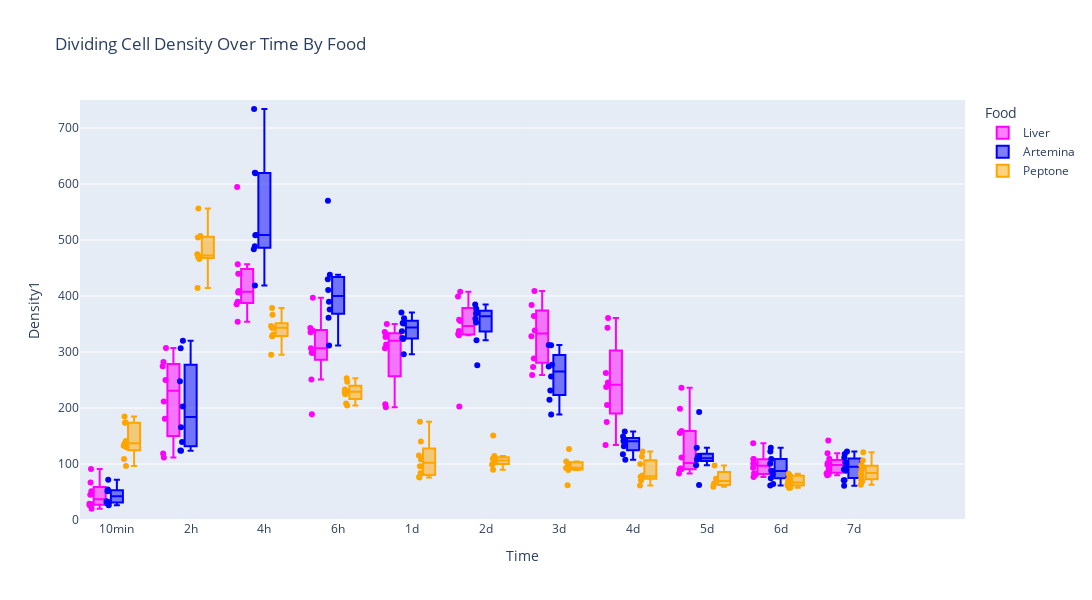

Notebook cell for this chart:
### Markdown cell above
But also finer detail customizations like what order you want things plotted, and what color.

### Code cell
px.box(df, x='Time', y='Density1', points='all', color='Food', range_x=[-0.5,11.5], range_y=[0, 750], width=1200, height=600, title='Dividing Cell Density Over Time By Food', 
       color_discrete_map={'unfed':'black', 'Liver':'magenta', 'Peptone':'orange', 'Artemina':'blue'}, category_orders={'Food':['Liver', 'Artemina', 'Peptone']})

### Figure 1 — Plotly figure (JSON) as saved in the notebook; plotly's stock layout.template omitted (floating-point values rounded to 4 significant figures)
{"data": [{"alignmentgroup": "True", "boxpoints": "all", "hovertemplate": "Food=Liver<br>Time=%{x}<br>Density1=%{y}<extra></extra>", "legendgroup": "Liver", "marker": {"color": "magenta"}, "name": "Liver", "notched": false, "offsetgroup": "Liver", "orientation": "v", "showlegend": true, "type": "box", "x": ["10min", "10min", "10min", "10min", "10min", "10min", "10min", "10min", "2h", "2h", "2h", "2h", "2h", "2h", "2h", "2h", "4h", "4h", "4h", "4h", "4h", "4h", "4h", "4h", "6h", "6h", "6h", "6h", "6h", "6h", "6h", "6h", "6h", "1d", "1d", "1d", "1d", "1d", "1d", "1d", "1d", "2d", "2d", "2d", "2d", "2d", "2d", "2d", "2d", "3d", "3d", "3d", "3d", "3d", "3d", "3d", "3d", "4d", "4d", "4d", "4d", "4d", "4d", "4d", "4d", "5d", "5d", "5d", "5d", "5d", "5d", "5d", "5d", "5d", "5d", "6d", "6d", "6d", "6d", "6d", "6d", "6d", "6d", "6d", "6d", "7d", "7d", "7d", "7d", "7d", "7d", "7d", "7d", "7d", "7d", "7d"], "x0": " ", "xaxis": "x", "y": [28.82, 66.93, 45.3, 51.29, 26.5, 28.0, 90.9, 20.02, 111.5, 180.9, 307.1, 118.8, 274.4, 211.6, 282.3, 250.0, 406.1, 409.1, 353.8, 389.9, 456.8, 594.5, 385.2, 439.8, 250.9, 189.0, 306.6, 298.5, 335.1, 342.9, 298.1, 337.8, 396.9, 201.4, 206.7, 349.8, 335.5, 313.5, 326.7, 306.8, 331.6, 202.8, 332.1, 337.5, 357.8, 330.0, 355.4, 407.5, 399.2, 288.4, 273.1, 328.0, 258.9, 364.2, 338.2, 383.8, 409.0, 133.8, 205.5, 175.1, 262.4, 245.5, 360.5, 343.1, 237.6, 82.91, 155.2, 89.93, 90.79, 158.9, 92.12, 111.8, 91.46, 236.3, 198.5, 101.0, 93.48, 136.9, 108.6, 81.29, 76.99, 108.9, 82.0, 83.65, 99.94, 94.26, 79.89, 83.08, 81.9, 98.4, 101.7, 88.87, 98.61, 141.8, 109.2, 119.1], "y0": " ", "yaxis": "y"}, {"alignmentgroup": "True", "boxpoints": "all", "hovertemplate": "Food=Artemina<br>Time=%{x}<br>Density1=%{y}<extra></extra>", "legendgroup": "Artemina", "marker": {"color": "blue"}, "name": "Artemina", "notched": false, "offsetgroup": "Artemina", "orientation": "v", "showlegend": true, "type": "box", "x": ["10min", "10min", "10min", "10min", "10min", "10min", "10min", "10min", "2h", "2h", "2h", "2h", "2h", "2h", "2h", "2h", "4h", "4h", "4h", "4h", "4h", "4h", "4h", "4h", "6h", "6h", "6h", "6h", "6h", "6h", "6h", "6h", "1d", "1d", "1d", "1d", "1d", "1d", "1d", "1d", "2d", "2d", "2d", "2d", "2d", "2d", "2d", "2d", "3d", "3d", "3d", "3d", "3d", "3d", "3d", "3d", "4d", "4d", "4d", "4d", "4d", "4d", "4d", "4d", "5d", "5d", "5d", "5d", "5d", "5d", "5d", "5d", "5d", "6d", "6d", "6d", "6d", "6d", "6d", "6d", "6d", "6d", "6d", "7d", "7d", "7d", "7d", "7d", "7d", "7d", "7d", "7d", "7d", "7d"], "x0": " ", "xaxis": "x", "y": [51.18, 30.52, 54.46, 31.86, 51.76, 72.04, 26.42, 33.64, 202.5, 319.9, 123.8, 123.9, 247.7, 165.6, 306.7, 139.4, 418.9, 483.5, 488.9, 620.1, 508.6, 619.3, 733.8, 508.9, 311.5, 375.8, 438.1, 569.9, 429.8, 361.1, 410.7, 389.7, 296.1, 323.2, 325.0, 350.8, 351.8, 360.3, 370.7, 336.9, 370.2, 352.6, 377.2, 368.7, 321.0, 276.5, 359.2, 384.9, 312.2, 256.4, 312.4, 277.3, 274.0, 231.3, 188.3, 214.7, 131.7, 117.6, 107.6, 143.2, 149.3, 141.1, 139.8, 158.1, 97.96, 192.8, 113.9, 62.57, 128.8, 109.6, 107.7, 114.8, 110.1, 122.1, 88.13, 64.11, 82.01, 129.0, 100.3, 109.0, 61.39, 86.87, 74.45, 70.84, 122.4, 99.6, 87.83, 90.05, 61.27, 70.77, 94.92, 117.9, 103.3, 111.7], "y0": " ", "yaxis": "y"}, {"alignmentgroup": "True", "boxpoints": "all", "hovertemplate": "Food=Peptone<br>Time=%{x}<br>Density1=%{y}<extra></extra>", "legendgroup": "Peptone", "marker": {"color": "orange"}, "name": "Peptone", "notched": false, "offsetgroup": "Peptone", "orientation": "v", "showlegend": true, "type": "box", "x": ["10min", "10min", "10min", "10min", "10min", "10min", "10min", "10min", "10min", "2h", "2h", "2h", "2h", "2h", "2h", "2h", "2h", "4h", "4h", "4h", "4h", "4h", "4h", "4h", "4h", "4h", "6h", "6h", "6h", "6h", "6h", "6h", "6h", "6h", "1d", "1d", "1d", "1d", "1d", "1d", "1d", "1d", "2d", "2d", "2d", "2d", "2d", "2d", "2d", "2d", "3d", "3d", "3d", "3d", "3d", "3d", "3d", "4d", "4d", "4d", "4d", "4d", "4d", "4d", "4d", "5d", "5d", "5d", "5d", "6d", "6d", "6d", "6d", "6d", "6d", "6d", "6d", "6d", "6d", "7d", "7d", "7d", "7d", "7d", "7d", "7d", "7d", "7d", "7d", "7d"], "x0": " ", "xaxis": "x", "y": [174.3, 140.9, 184.9, 129.8, 132.6, 173.6, 96.55, 109.1, 137.1, 414.1, 466.3, 470.1, 474.6, 507.3, 504.5, 556.0, 469.4, 295.3, 328.0, 343.2, 328.5, 331.2, 378.5, 343.5, 346.5, 366.6, 224.3, 253.2, 204.5, 246.7, 207.8, 232.9, 228.3, 229.5, 75.77, 96.05, 140.0, 108.2, 76.81, 175.3, 115.4, 83.76, 109.5, 108.1, 98.93, 101.5, 151.1, 89.83, 104.6, 114.2, 89.33, 104.4, 93.0, 100.2, 126.8, 62.04, 93.45, 99.85, 77.13, 61.53, 76.76, 79.41, 70.99, 122.4, 113.2, 73.84, 65.24, 97.53, 59.55, 57.6, 61.44, 64.07, 62.6, 69.62, 57.77, 79.21, 71.44, 80.38, 82.68, 84.0, 121.1, 74.84, 106.3, 94.45, 89.93, 68.71, 97.82, 72.1, 62.74, 79.4], "y0": " ", "yaxis": "y"}], "layout": {"boxmode": "group", "height": 600, "legend": {"title": {"text": "Food"}, "tracegroupgap": 0}, "title": {"text": "Dividing Cell Density Over Time By Food"}, "width": 1200, "xaxis": {"anchor": "y", "domain": [0, 1], "range": [-0.5, 11.5], "title": {"text": "Time"}}, "yaxis": {"anchor": "x", "domain": [0, 1], "range": [0, 750], "title": {"text": "Density1"}}}}
